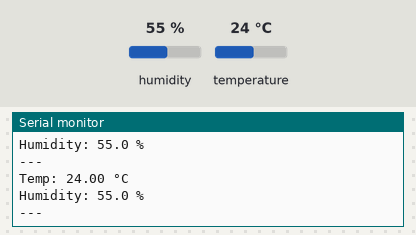
Simulated run of this sketch. Board: ESP32. On the bench: the last lines printed to the serial monitor. Inputs (shaded band) come from the test bench; at power-on: humidity 55 %, temperature 24 °C.

Above: at 2.8 s.
2.9 s: humidity set to 22 %
At 4.5 s:
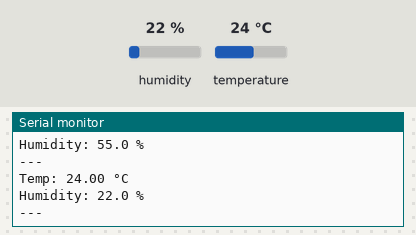
5.6 s: temperature set to 12 °C
At 6.4 s:
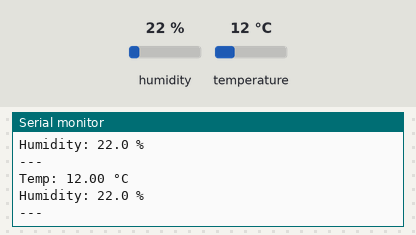
8.3 s: humidity set to 40 %
At 11.4 s:
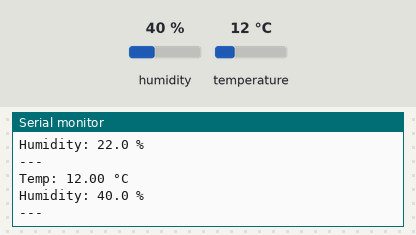
Timing chart, 0 to 12.9 s (numbered marks = the images above; inputs shaded):
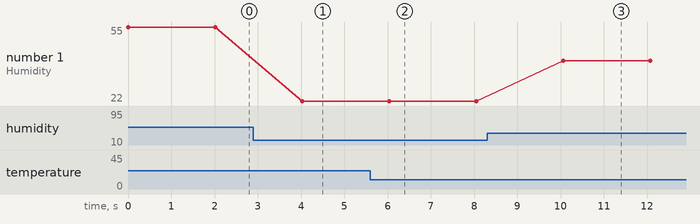

Measured:
- after the input at 2.9 s, the serial monitor: prints a new line after 1.1 s (image 1)
- after the input at 5.6 s, the serial monitor: prints a new line after 0.44 s (image 2)
- after the input at 8.3 s, the serial monitor: prints a new line after 1.8 s (image 3)
- plotted number 1: 55 → 22 after the input at 2.9 s, 22 → 40 after the input at 8.3 s

The sketch:

esp32-dht22.ino
```cpp
/**
   ESP32 + DHT22 Example for Wokwi

   https://wokwi.com/arduino/projects/322410731508073042
*/

#include "DHTesp.h"

const int DHT_PIN = 15;

DHTesp dhtSensor;

void setup() {
  Serial.begin(115200);
  dhtSensor.setup(DHT_PIN, DHTesp::DHT22);
}

  void loop() {
  TempAndHumidity data = dhtSensor.getTempAndHumidity();
  float temperatura = data.temperature;
  float umidade = data.humidity;

  Serial.println("Temp: " + String(temperatura, 2) + " °C");
  Serial.println("Humidity: " + String(umidade, 1) + " %");

  // Lógica de risco simulada
  if (temperatura > 45 && umidade < 20) {
    Serial.println("⚠️ ALERTA DE RISCO DE ERUPÇÃO ⚠️");
  }

  Serial.println("---");
  delay(2000);
}
```
